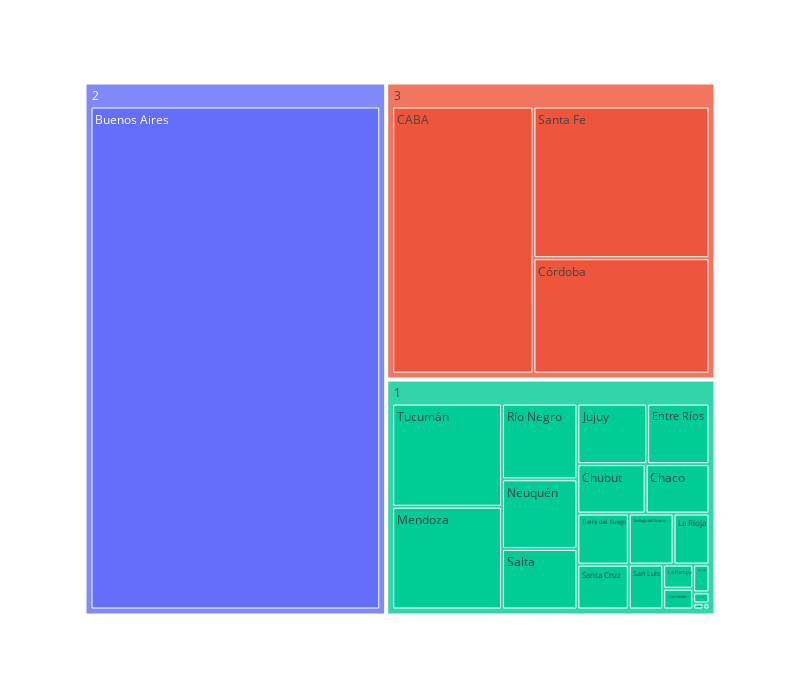

The cell this chart's notebook holds for it:
### Code cell
import plotly.express as px
fig = px.treemap(dataset_km_sub_concat, path=['cluster','residencia_provincia_nombre'], values='confirmados')
fig.update_layout(autosize=False,width=800,height=700)

fig.show()

### Figure 1 — Plotly figure (JSON) as saved in the notebook; plotly's stock layout.template omitted (floating-point values rounded to 4 significant figures)
{"data": [{"branchvalues": "total", "domain": {"x": [0, 1], "y": [0, 1]}, "hovertemplate": "labels=%{label}<br>confirmados=%{value}<br>parent=%{parent}<br>id=%{id}<extra></extra>", "ids": ["2/Buenos Aires", "3/CABA", "1/Catamarca", "1/Chaco", "1/Chubut", "1/Corrientes", "3/Córdoba", "1/Entre Ríos", "1/Formosa", "1/Jujuy", "1/La Pampa", "1/La Rioja", "1/Mendoza", "1/Misiones", "1/Neuquén", "1/Río Negro", "1/Salta", "1/San Juan", "1/San Luis", "1/Santa Cruz", "3/Santa Fe", "1/Santiago del Estero", "1/Tierra del Fuego", "1/Tucumán", "1", "2", "3"], "labels": ["Buenos Aires", "CABA", "Catamarca", "Chaco", "Chubut", "Corrientes", "Córdoba", "Entre Ríos", "Formosa", "Jujuy", "La Pampa", "La Rioja", "Mendoza", "Misiones", "Neuquén", "Río Negro", "Salta", "San Juan", "San Luis", "Santa Cruz", "Santa Fe", "Santiago del Estero", "Tierra del Fuego", "Tucumán", "1", "2", "3"], "name": "", "parents": ["2", "3", "1", "1", "1", "1", "3", "1", "1", "1", "1", "1", "1", "1", "1", "1", "1", "1", "1", "1", "3", "1", "1", "1", "", "", ""], "type": "treemap", "values": [524923, 142120, 694, 12257, 13095, 2419, 76510, 14644, 143, 16413, 2807, 7105, 43806, 243, 20370, 22138, 17697, 1763, 5999, 8949, 100631, 8856, 10195, 43967, 253560, 524923, 319261]}], "layout": {"autosize": false, "height": 700, "legend": {"tracegroupgap": 0}, "margin": {"t": 60}, "width": 800}}
